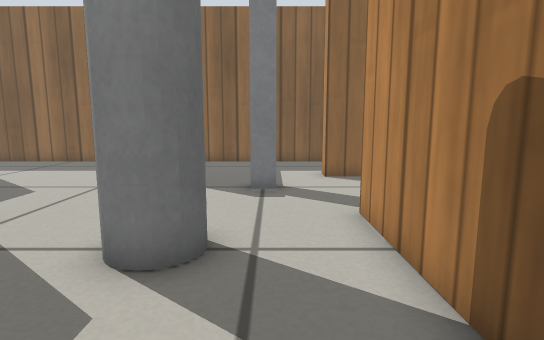
[1] (above)

16 first-person views from a walk through a robot-simulator world made for Gazebo. The camera is 0.38 m above the floor, tilts 8° down and sees 80° across. The floor is counted in squares, 0.2 m on a side. Each view is taken from the middle of a square. On the plan, view 1 faces up. The plan holds only what a view shows up to about 17 squares ahead; the rest is blank. Gazebo's built-in surfaces are drawn with simple patterns.

[2]
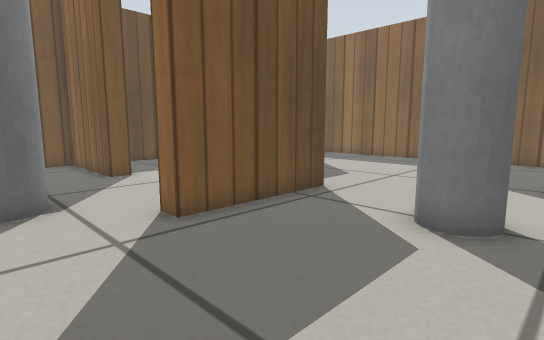

[3]
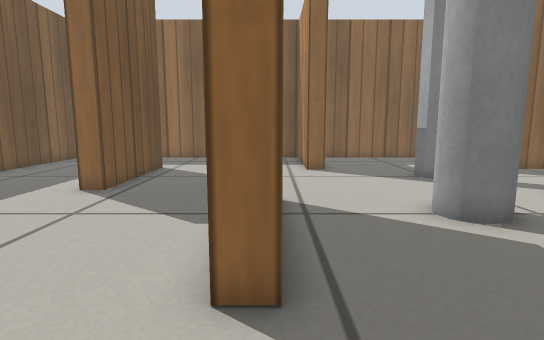

[4]
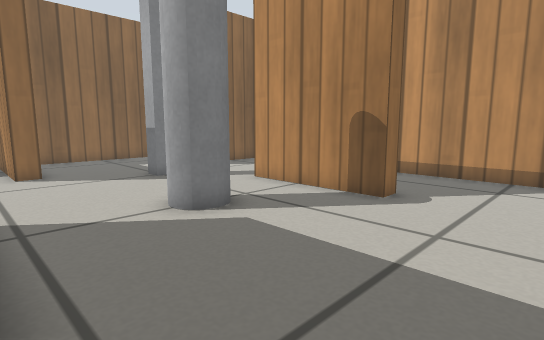

[5]
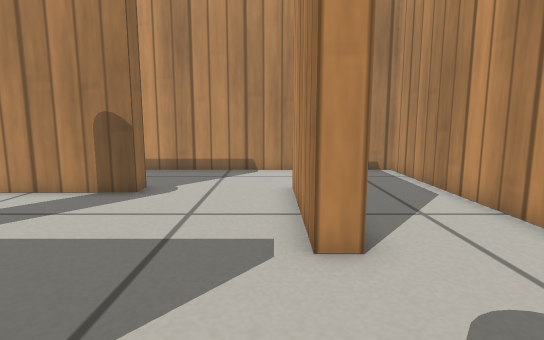

[6]
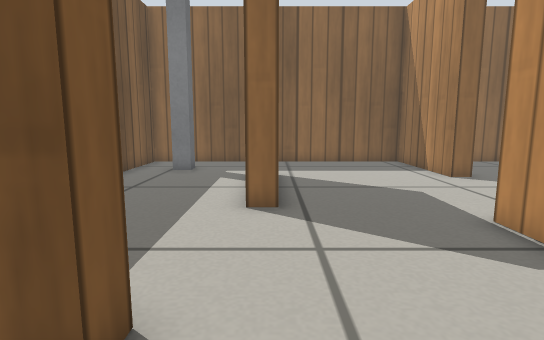

[7]
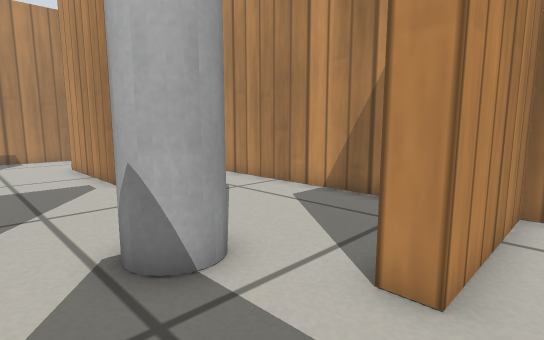

[8]
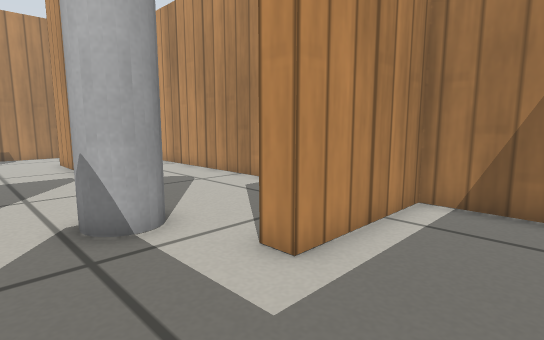

[9]
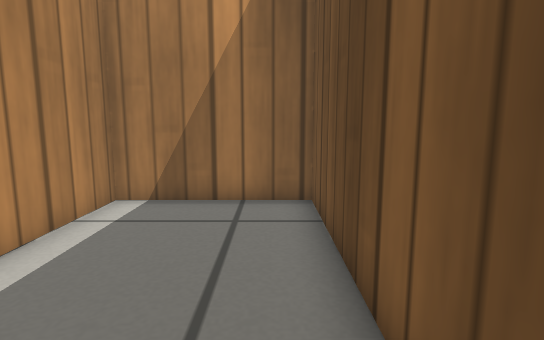

[10]
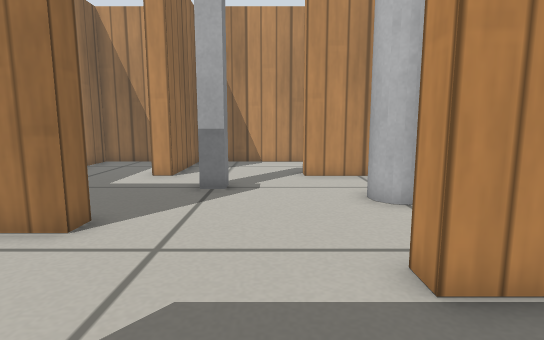

[11]
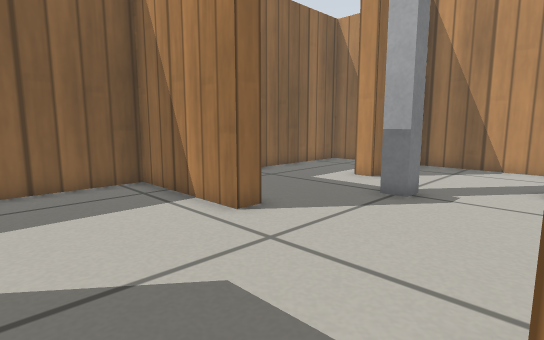

[12]
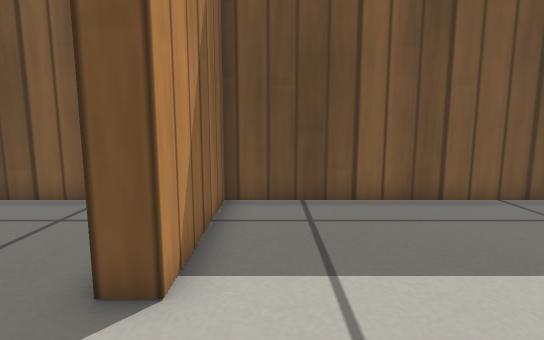

[13]
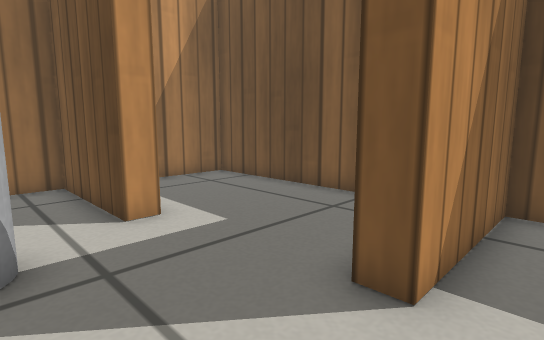

[14]
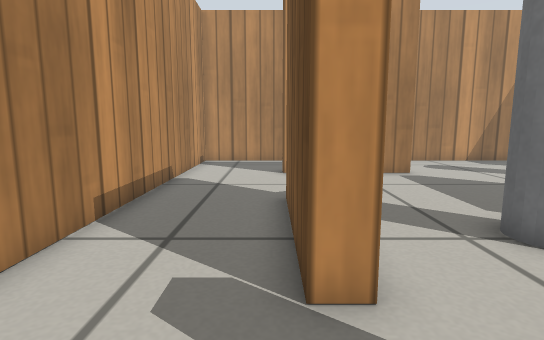

[15]
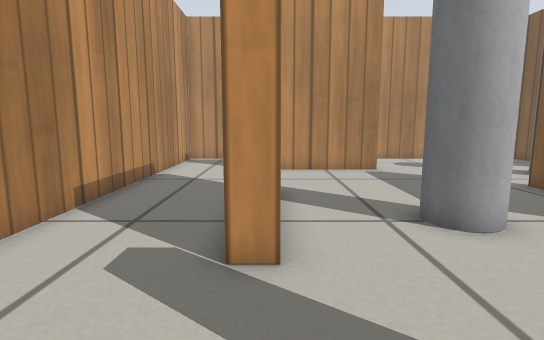

[16]
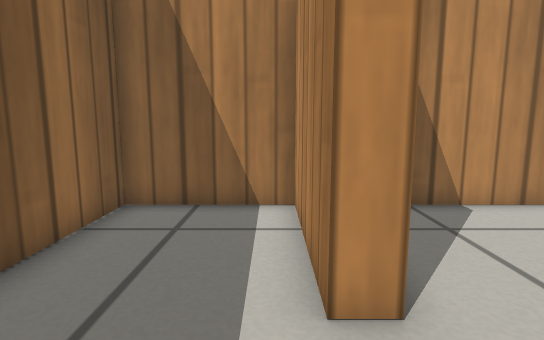

### Floor plan
Points are (right, up) in squares from view 1. A wall is a line through its corners. A room is listed if a view was taken in it or the views show most of it. See-through windows are left out.
Room 1 (views 1, 2, 3, 4, 5, 6, 7, 8, 9, 10, 11, 12, 13, 14, 15)
walls: (-6.6, 5) (-6.6, 6.2) (-5.9, 6.2) (-5.9, 1.2) (-6.7, 1.2); (1.9, 1.8) (1.9, 6.8) (2.6, 6.8) (2.6, 1.8) (1.9, 1.8); (-3.7, 11.6) (-4.5, 11.6) (-4.5, 16.5) (-17, 16.5) (-17, 2.8) (-12.3, 2.8) (-12.3, 2.1) (-17, 2.1) (-17, -7) (-12.1, -7) (-12.1, -2.4) (-11.3, -2.4) (-11.3, -7) (6.5, -7) (6.5, 11.6) (1.9, 11.6) (1.9, 12.5); (-2.4, -3.4) (-2.4, -2.6) (2.6, -2.6); (-10.8, 12.4) (-10.8, 7.3) (-11.6, 7.3)
ways out: opening at (-1, 12) to room 2
objects: grey post (-15, 14); grey pole (-9, -2) to (-8, -1); grey pole (-2, 4) to (-1, 5); grey post (0, 10)
Room 2 (view 16)
walls: (1.9, 12.5) (6.5, 12.5) (6.5, 16.5) (-3.5, 16.5)
ways out: opening at (-1, 12) to room 1

Positions as (right, up) in squares from view 1, and headings:
1: (0, 0), facing up
2: (0, -2), facing up-left
3: (-6, -2), facing up
4: (-6, -2), facing up-right
5: (-7, -2), facing right
6: (-11, 0), facing up
7: (-13, 1), facing down-right
8: (-15, 1), facing down-right
9: (-16, 1), facing down
10: (-10, 8), facing right
11: (-9, 6), facing up-right
12: (-9, 4), facing left
13: (-9, 4), facing down-left
14: (3, 10), facing down
15: (2, 11), facing down
16: (-1, 13), facing right
